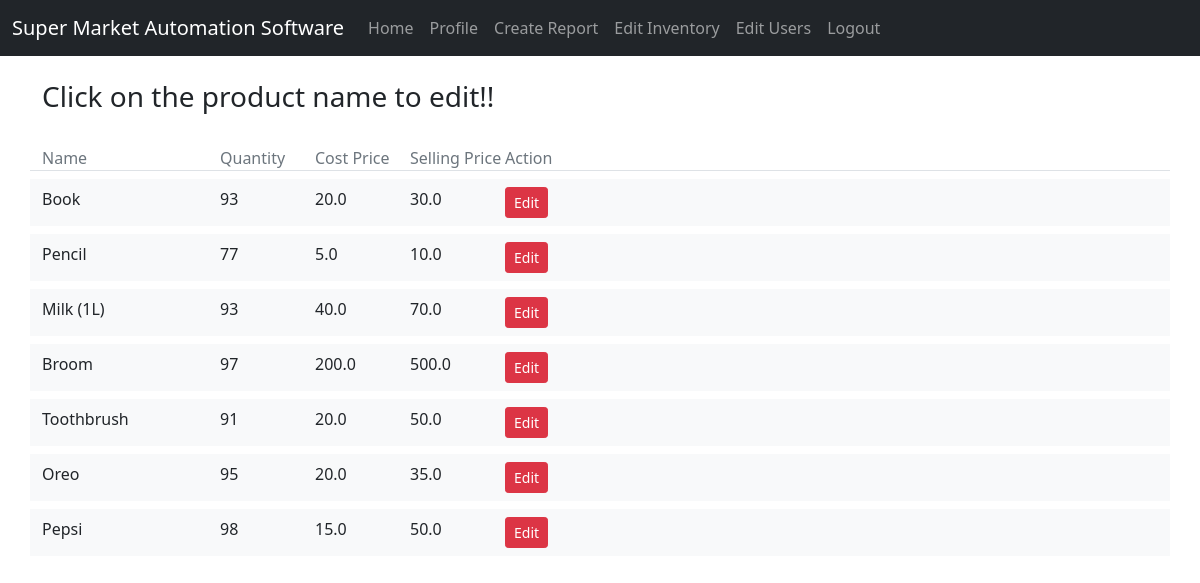
/product/edit/ (signed in), run on an earlier commit of the app's database.
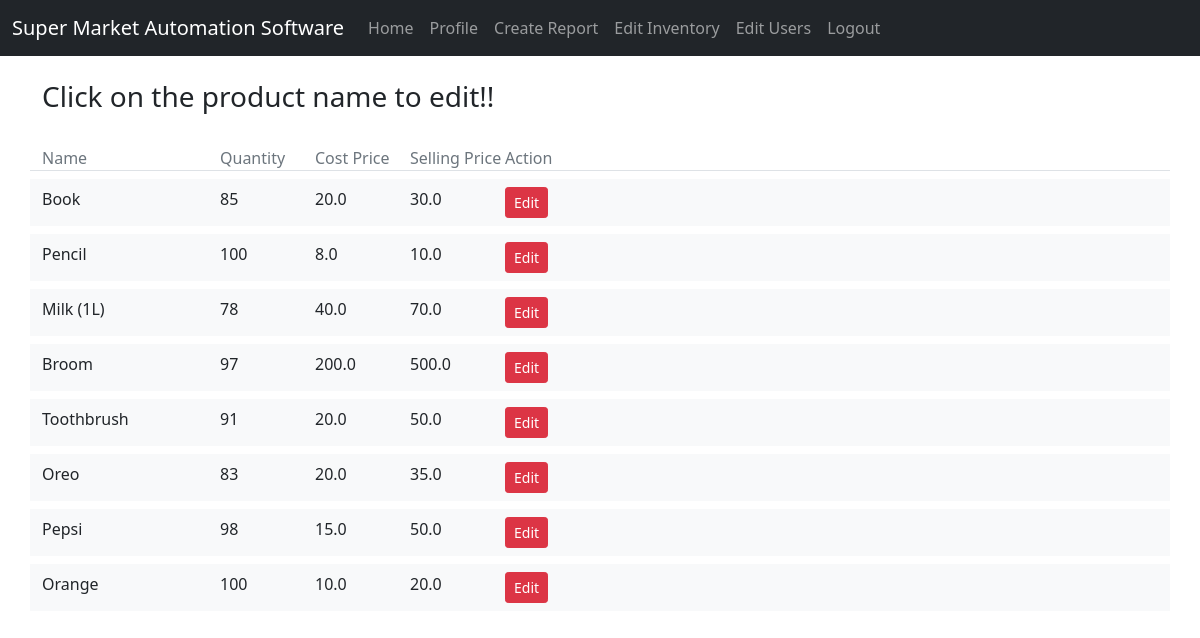
And on a later commit of the database.
### product/models.py (models this page shows, shortened)
class Product(models.Model):
    name = models.CharField(max_length = 100)
    cost_price = models.FloatField(validators=[MinValueValidator(0.0)])
    quantity = models.IntegerField(validators=[MinValueValidator(0)])
    selling_price = models.FloatField(validators=[MinValueValidator(0.0)])

### product/views.py (the view)
# urls.py: path('edit/',views.edit_product, name = 'product-edit'),
@user_passes_test(lambda u: u.is_superuser)
def edit_product(request):
    context = {'product_list': Product.objects.all()}
    return render(request,'product/edit_product.html',context)

### product/templates/product/edit_product.html (shortened to what this page needs)
{% extends 'product/base.html' %}
{% block content %}
<br>
<h3>Click on the product name to edit!!</h3>
<br>
<div class="row text-muted border-bottom mb-2">
    <div class="col-2 pl-5">Name</div>
    <div class="col-1 px-0">Quantity</div>
    <div class="col-1 px-0">Cost Price</div>
    <div class="col-1 px-0">Selling Price</div>
    <div class="col-2 px-0">Action</div>
</div>
{% for product in product_list %}
    <div class="parent">
        <div class="row highlight bg-light mb-2 py-2">
            <div class="col-2 pl-5">{{ product.name }}</div>
            <div class="col-1 px-0">{{ product.quantity }}</div>
            <div class="col-1 px-0">{{ product.cost_price }}</div>
            <div class="col-1 px-0">{{ product.selling_price }}</div>
            <div class="col-2 px-0">
                <form action="{% url 'product_edit_util' product.id%}">
                    <button type="submit" class="btn btn-sm btn-danger">Edit</button>
                </form>
            </div>
    </div>
{% endfor %}
{% endblock %}

What changed in the data, as far as the page shows it:
changed Product "Book": quantity "93" → "85"
changed Product "Pencil": quantity "77" → "100"; cost_price "5.0" → "8.0"
changed Product "Milk (1L)": quantity "93" → "78"
changed Product "Oreo": quantity "95" → "83"
added Product: name "Orange", quantity "100", cost_price "10.0", selling_price "20.0"
